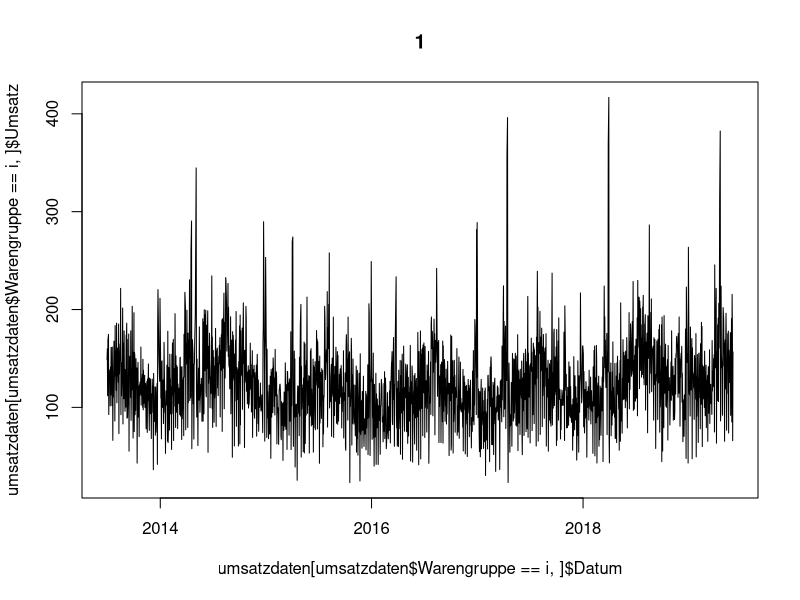
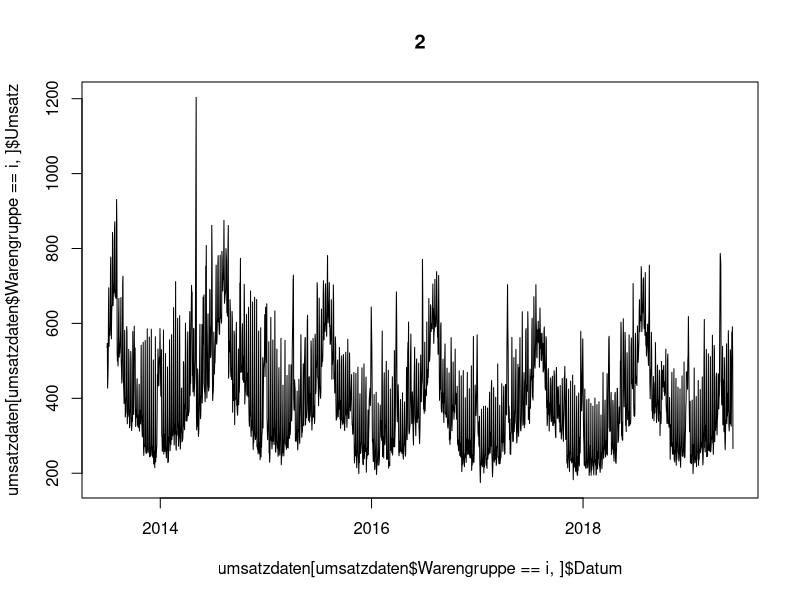
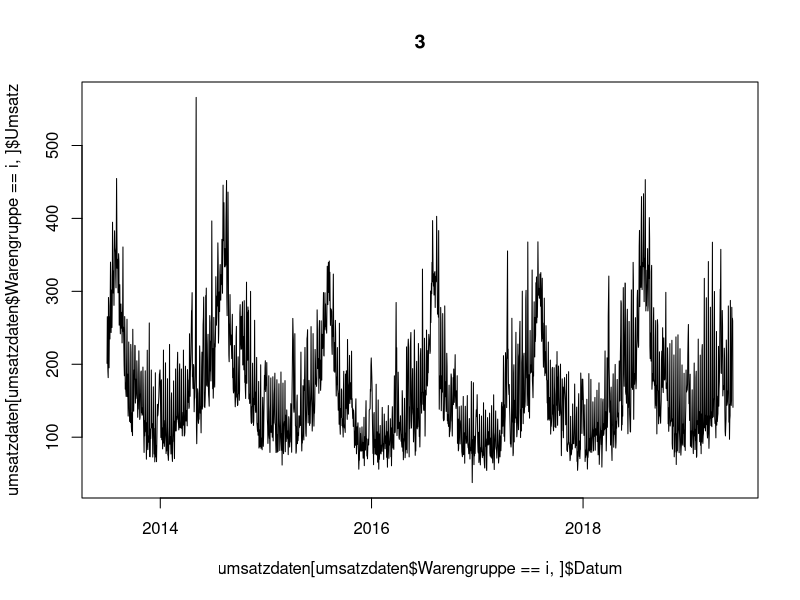
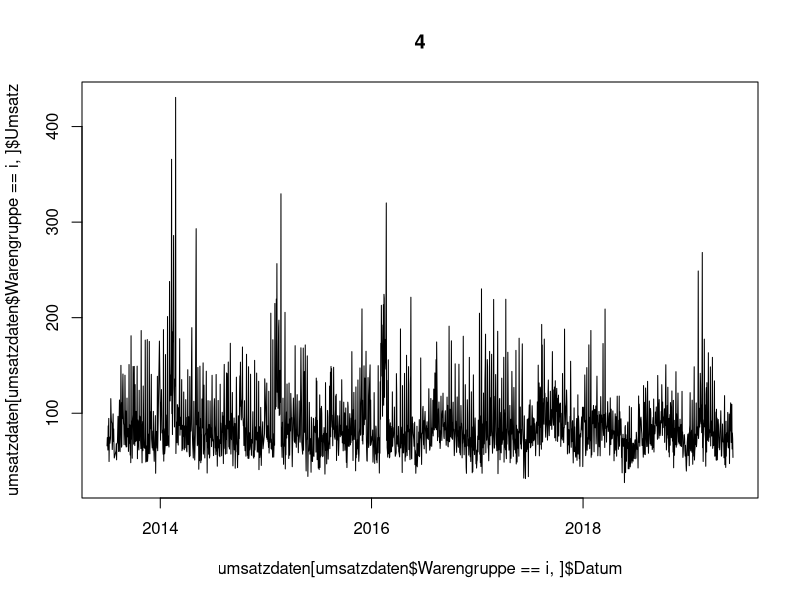
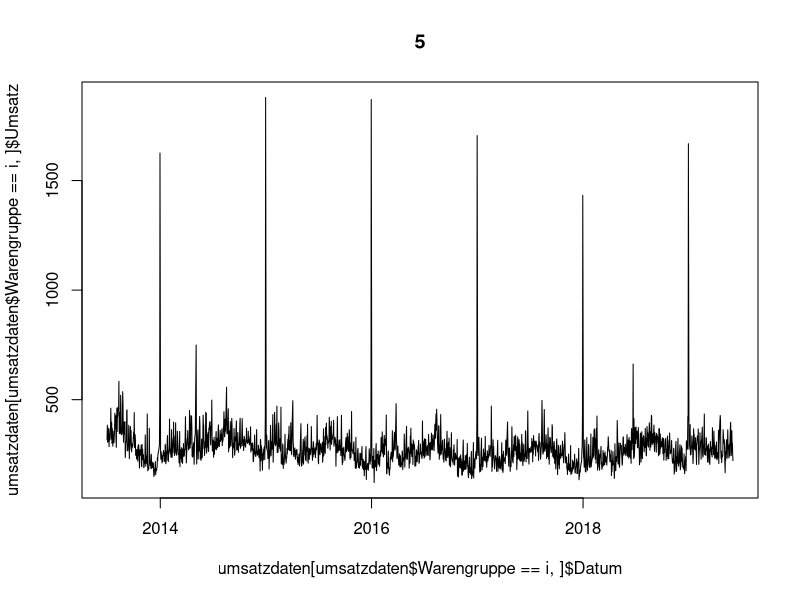
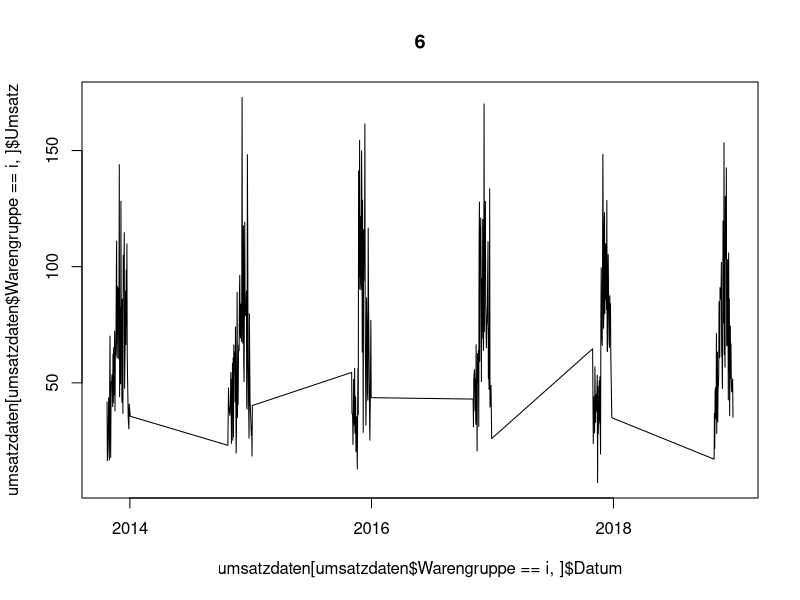

The R source for these figures, in order:
## ---- chunk 1
library(readr)
library(lubridate)
library(ggplot2)
library(dplyr)

umsatzdaten <- read_csv("umsatzdaten_gekuerzt.csv")
for (i in 1:6){
  plot(umsatzdaten[umsatzdaten$Warengruppe==i,]$Datum, umsatzdaten[umsatzdaten$Warengruppe==i,]$Umsatz,type="l", main = i)
}
